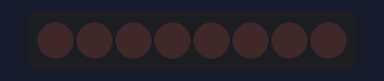
This sketch was run on a simulated Arduino Uno, built with avr-gcc and run on an emulated ATmega328P. Parts: 8 shift-register outputs drawn as a row of LEDs (first output left, lit = HIGH). Wiring (inferred from the names in the program): shift register (74HC595): data pin 4; shift clock pin 6; latch pin 5. Wiring (inferred from the signals the program sends): row of LEDs: on Q0, Q1, Q2, Q3, Q4, Q5, Q6, Q7.

Above: at 0.15 s.
At 0.75 s:
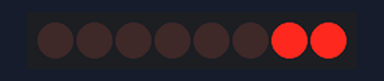
At 1.35 s:
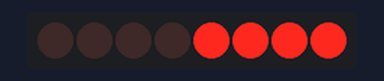
At 2.55 s:
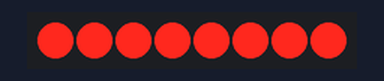
At 4.35 s:
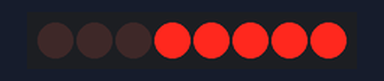
At 5.85 s:
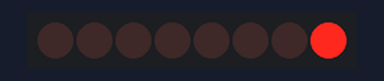
Timing chart, 0 to 6.2 s (numbered marks = the images above):
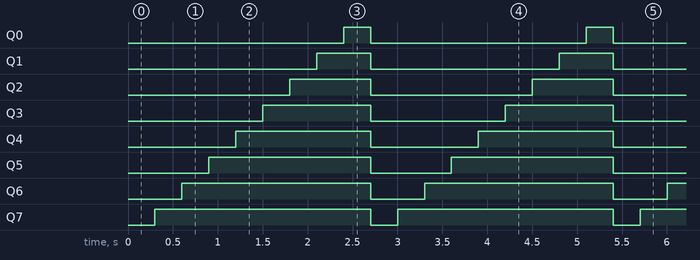

The sketch:

Flow_led_experiment.ino
```cpp
/*
 * Author: Elecrow Engle
 * Date:7/12/2017
 * IDE V1.8.2
 * Email:engle@elecrow.com
 * Function:
 */
int latchPin = 5;
int clockPin = 6;
int dataPin = 4;
byte leds = 0;

void setup()
{
  pinMode(latchPin, OUTPUT);
  pinMode(dataPin, OUTPUT);
  pinMode(clockPin, OUTPUT);
}
void loop()
{
  leds = 0;
  updateShiftRegister();
  delay(300);
  for (int i = 0; i < 8; i++)
  {
    bitSet(leds, i);
    updateShiftRegister();
    delay(300);
  }
}

void updateShiftRegister()
{
   digitalWrite(latchPin, LOW);
   shiftOut(dataPin, clockPin, LSBFIRST, leds);
   digitalWrite(latchPin, HIGH);
}
```

Measured:
- by itself, Q0: alternates HIGH for 0.30 s and LOW for 2.4 s
- by itself, Q1: alternates HIGH for 0.60 s and LOW for 2.1 s
- by itself, Q2: alternates HIGH for 0.90 s and LOW for 1.8 s
- by itself, Q3: alternates HIGH for 1.2 s and LOW for 1.5 s
- by itself, Q4: alternates HIGH for 1.5 s and LOW for 1.2 s
- by itself, Q5: alternates HIGH for 1.8 s and LOW for 0.90 s
- by itself, Q6: alternates HIGH for 2.1 s and LOW for 0.60 s
- by itself, Q7: alternates HIGH for 2.4 s and LOW for 0.30 s
